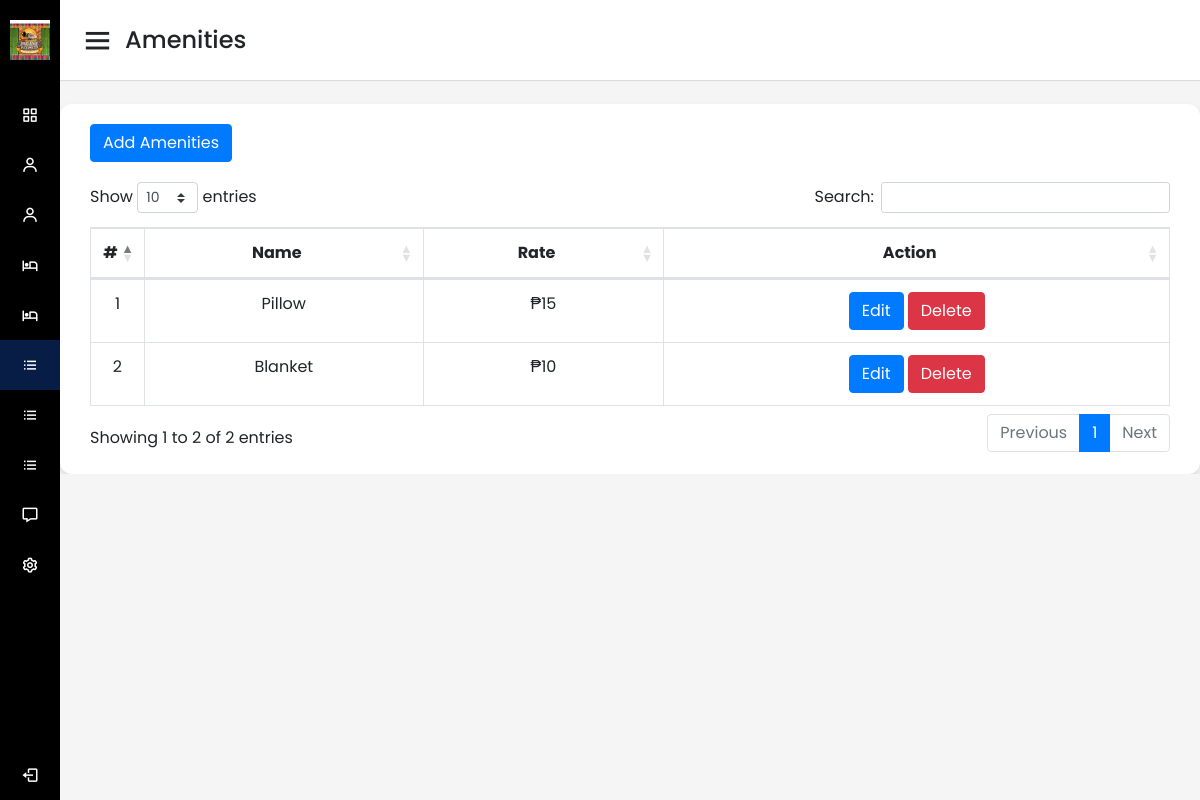
Page /admin/amenities.php (signed in) on the committed database.
### tables this page shows
CREATE TABLE `amenities` (
  `id` int(11) NOT NULL,
  `name` varchar(255) NOT NULL,
  `rate` double NOT NULL,
  `quantity` int(20) NOT NULL
);

### admin/amenities.php (the view, shortened to what this page needs)
<?php
if (isset($_SESSION['user_id']) && $_SESSION['role'] === "Administrator") {
?>
<!DOCTYPE html>
<html lang="en" dir="ltr">
  <head>
    <link rel="stylesheet" href="../css/admin_style.css">
    <link href='https://unpkg.com/boxicons@2.0.7/css/boxicons.min.css' rel='stylesheet'>
     <link href='https://unpkg.com/boxicons@2.0.9/css/boxicons.min.css' rel='stylesheet'>
    <link href="https://cdnjs.cloudflare.com/ajax/libs/twitter-bootstrap/4.6.0/css/bootstrap.min.css" rel="stylesheet"/>
    <link href="https://cdn.datatables.net/1.13.3/css/dataTables.bootstrap4.min.css" rel="stylesheet"/>
   </head>
<body>
  <div class="sidebar">
    <div class="logo-details">
      <img src="../img/Pagana_logo.png" width="40" height="40" style="margin-left: 10px;" alt="">
      <span class="logo_name">Pagana Kutawato</span>
    </div>
      <ul class="nav-links">
        <li>
          <a href="dashboard.php">
            <i class='bx bx-grid-alt' ></i>
            <span class="links_name">Dashboard</span>
          </a>
        </li>
        <li>
          <a href="user.php">
            <i class='bx bx-user' ></i>
            <span class="links_name">Guests</span>
          </a>
        </li>
        <li>
          <a href="guests.php">
            <i class='bx bx-user' ></i>
            <span class="links_name">Users</span>
          </a>
        </li>
        <li>
          <a href="room.php">
            <i class='bx bx-hotel' ></i>
            <span class="links_name">Room</span>
          </a>
        </li>
        <li>
          <a href="roomavail.php">
            <i class='bx bx-hotel' ></i>
            <span class="links_name">Room Booking</span>
          </a>
        </li>
        <li>
          <a href="amenities.php" class="active">
            <i class='bx bx-list-ul' ></i>
            <span class="links_name">Amenities</span>
          </a>
        </li>
        <li>
          <a href="reservations.php">
            <i class='bx bx-list-ul' ></i>
            <span class="links_name">Reservation</span>
          </a>
        </li>
        <li>
          <a href="reports.php">
            <i class='bx bx-list-ul' ></i>
            <span class="links_name">Reports</span>
          </a>
        </li>
        <li>
          <a href="help_desk.php">
            <i class='bx bx-message' ></i>
            <span class="links_name">Help Desk</span>
          </a>
        </li>
        <li>
          <a href="settings.php">
            <i class='bx bx-cog' ></i>
            <span class="links_name">Setting</span>
          </a>
        </li>
        <li class="log_out">
          <a href="logout.php">
            <i class='bx bx-log-out'></i>
            <span class="links_name">Log out</span>
          </a>
        </li>
      </ul>
  </div>
  <section class="home-section">
    <nav>
      <div class="sidebar-button">
        <i class='bx bx-menu sidebarBtn'></i>
        <span class="dashboard">Amenities</span>
      </div>
    </nav>
    <div class="home-content" style="overflow: hidden;">
        <div class="tables table-responsive">
          <div style="margin-bottom: 20px;">
            <a class="btn btn-primary" href="add_amenities.php">Add Amenities</a>
          </div>
            <table class="table table-bordered">
                <thead>
                <tr>
                    <th style="text-align: center; width: 5%;">#</th>
                    <th style="text-align: center;">Name</th>
                    <th style="text-align: center;">Rate</th>
                    <th style="text-align: center;">Action</th>
                </tr>
                </thead>
                <tbody>
                  <?php
                  $conn = dbConnect();
                  $stmt = $conn->prepare("SELECT * FROM amenities");
                  $stmt->execute();
                  $result = $stmt->get_result();
                  $sn = 0;
                  while ($row = $result->fetch_assoc()) {
                      $sn++;
                      $amenitiesId = $row['id'];
                      $amenitiesName = $row['name'];
                      $amenitiesRate = $row['rate'];
                  ?>
                  <tr>
                      <td style="text-align: center;"><?php echo $sn; ?></td>
                      <td style="text-align: center; text-transform: capitalize "><?php echo $amenitiesName; ?></td>
                      <td style="text-align: center; text-transform: capitalize ">₱<?php echo $amenitiesRate; ?></td>
                      <td style="text-align: center; text-transform: capitalize ">
                          <a href="edit_amenities.php?id=<?php echo $amenitiesId; ?>" class="btn btn-primary">Edit</a>
                          <a href="amenities.php?id=<?php echo $amenitiesId; ?>" class="btn btn-danger">Delete</a>
                      </td>
                  </tr>
                  <?php
                  }
                  ?>
                </tbody>
            </table>
        </div>
    </div>
  </section>
</body>
</html>
<?php
exit();
}elseif (isset($_SESSION['user_id']) && $_SESSION['role'] === "Guest") {
  header("Location: ../index.php");
}
?>

### css/admin_style.css (style rules this page uses)
* { margin: 0; padding: 0; box-sizing: border-box; font-family: 'Poppins', sans-serif; }
.sidebar { position: fixed; height: 100%; width: 240px; background: black; transition: all 0.5s ease; }
.sidebar .logo-details { height: 80px; display: flex; align-items: center; }
.sidebar .logo-details .logo_name { color: #fff; font-size: 15px; font-weight: 500; margin-left: 10px; }
.sidebar .nav-links { margin-top: 10px; }
.sidebar .nav-links li { position: relative; list-style: none; height: 50px; }
.sidebar .nav-links li a { height: 100%; width: 100%; display: flex; align-items: center; text-decoration: none; transition: all 0.4s ease; }
.sidebar .nav-links li a.active { background: #081D45; }
.sidebar .nav-links li i { min-width: 60px; text-align: center; font-size: 18px; color: #fff; }
.sidebar .nav-links li a .links_name { color: #fff; font-size: 15px; font-weight: 400; white-space: nowrap; }
.sidebar .nav-links .log_out { position: absolute; bottom: 0; width: 100%; }
.home-section { position: relative; background: #f5f5f5; min-height: 100vh; width: calc(100% - 240px); left: 240px; transition: all 0.5s ease; }
.home-section nav { display: flex; justify-content: space-between; height: 80px; background: #fff; display: flex; align-items: center; position: fixed; width: calc(100% - 240px); left: 240px; z-index: 100; padding: 0 20px; box-shadow: 0 1px 1px rgba(0, 0, 0, 0.1); transition: all 0.5s ease; }
.home-section nav .sidebar-button { display: flex; align-items: center; font-size: 24px; font-weight: 500; }
nav .sidebar-button i { font-size: 35px; margin-right: 10px; }
.home-section .home-content { position: relative; padding-top: 104px; }
@media (max-width: 1240px) { .sidebar { width: 60px; } }
@media (max-width: 1240px) { .home-section { width: calc(100% - 60px); left: 60px; } }
@media (max-width: 1240px) { .home-section nav { width: calc(100% - 60px); left: 60px; } }

### admin/amenities.php (style rules this page uses)
.home-content .tables { background: #fff; padding: 20px 30px; border-radius: 12px; box-shadow: 0 5px 10px rgba(0, 0, 0, 0.1); }

### rows in the picture
amenities: name "Pillow", rate "15"
amenities: name "Blanket", rate "10"
